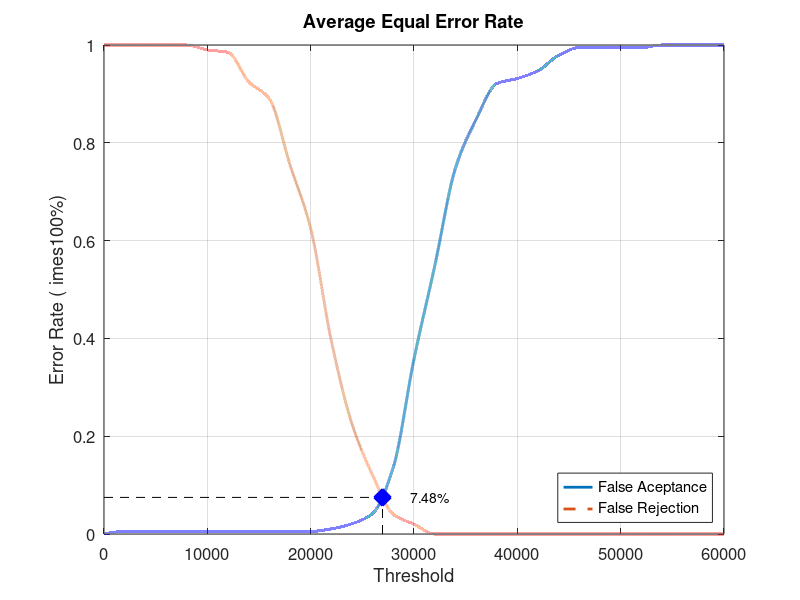
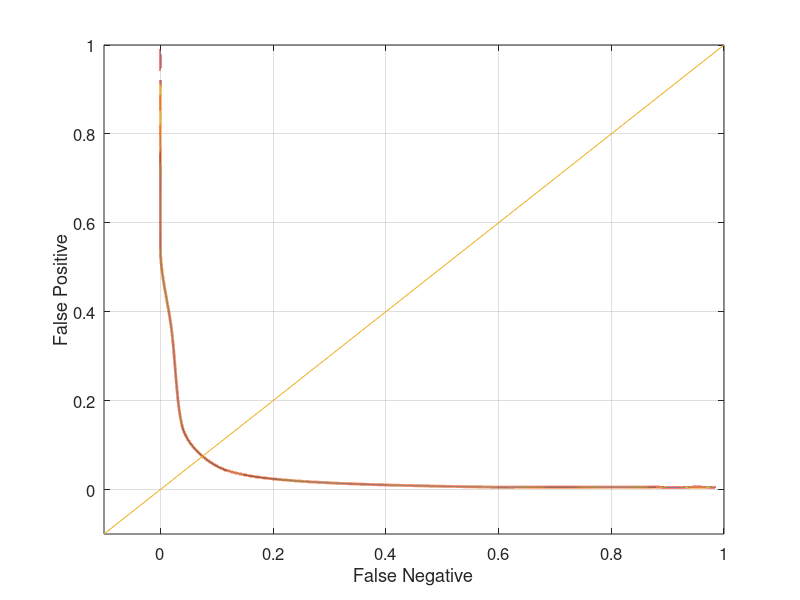

These charts were generated, in order, by the following MATLAB code:
close all;
clear;
clc;
x = 0:2000:60000;
xq = 0:0.5:60000;

y0 = [0 0.00526316 0.00526316 0.00526316 0.00526316 0.00526316 0.00526316 0.00526316 0.00526316 0.00526316 0.00526316 0.0105263 0.0210526 0.0421053 0.136842 0.357895 0.547368 0.747368 0.847368 0.921053 0.931579 0.947368 0.978947 0.994737 0.994737 0.994737 0.994737 1 1 1 1]
yy0 = interp1(x, y0, xq, 'pchip');
y1 = [1 1 1 1 1 0.99 0.985 0.925 0.89 0.755 0.625 0.395 0.225 0.12 0.04 0.02 0 0 0 0 0 0 0 0 0 0 0 0 0 0 0]
yy1 = interp1(x, y1, xq, 'pchip');

% Calculating EER: 
y2 = abs(y0 - y1);
find(y2 == min(y2))
yy2 = abs(yy0 - yy1);
xEER = find(yy2 == min(yy2));
xEERIndex = xq(xEER) % X-axis EER
yEER = yy0(xEER) % Y-axis EER

main = figure
plot(xq, yy0,'-','LineWidth', 2);	hold on
plot(xq, yy1,'--','LineWidth', 2);	hold on
plot([xEERIndex xEERIndex], [0 yEER], 'k--');	hold on
plot([0 xEERIndex], [yEER yEER], 'k--');	hold on
plot(xEERIndex, yEER, 'bx', 'LineWidth', 10);	hold on
text(xEERIndex + 10 * xEERIndex / 100, yEER, [num2str(round((10000 * yEER)) / 100) '%'])
legend('False Aceptance', 'False Rejection', 'Location', 'SouthEast')
xlabel('Threshold')
ylabel('Error Rate (	imes100%)')
title('Average Equal Error Rate')
set(gca, 'FontSize', 12)
axis([0 60000 0 1])
grid on

print(main, 'Database4_3Main', '-dpng');
FNRxFPR = figure('Color', [1 1 1]);
plot(yy1, yy0, '-', yy1, yy0, 'LineWidth', 2);
hold on
y = -0.1:0.1:1
plot(y, y); 
set(gca, 'FontSize', 12)
xlabel('False Negative')
ylabel('False Positive')
axis([-0.1 1 -0.1 1])
set(gca, 'FontSize', 12)
grid on

print(FNRxFPR, 'Database4_3FNRxFPR','-dpng');
